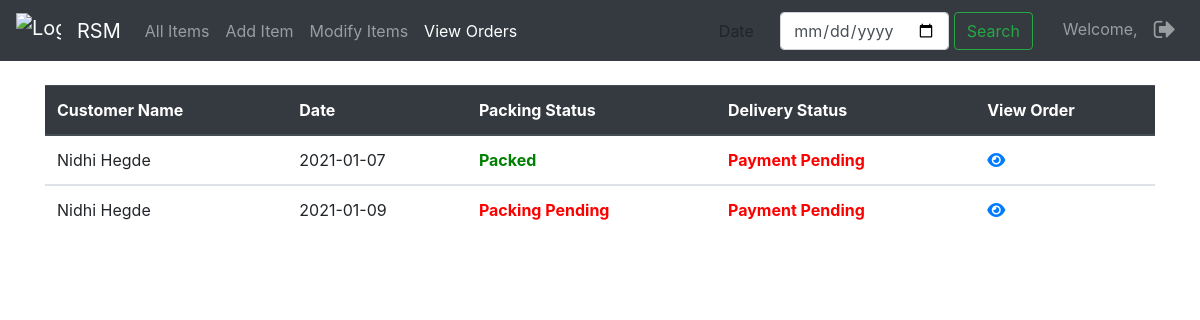
Screenshot of /SELLER/vieworders.php with the database file from the repository.
### tables this page shows
CREATE TABLE `orders` (
  `Id` varchar(20) NOT NULL,
  `UId` varchar(20) NOT NULL,
  `Items` longtext NOT NULL,
  `Date` date NOT NULL,
  `Packing` tinyint(1) NOT NULL,
  `Payment` tinyint(1) NOT NULL
);

CREATE TABLE `users` (
  `Name` varchar(30) NOT NULL,
  `Id` varchar(20) NOT NULL,
  `Phone` mediumint(11) NOT NULL,
  `Address` varchar(100) NOT NULL,
  `Username` varchar(25) NOT NULL,
  `Password` varchar(25) NOT NULL
);

### Seller/vieworders.php (the view, shortened to what this page needs)
<?php
    $servername = "localhost";
    $username = "root";
    $password = "";
    $dbname = "RSM";
    $conn = new mysqli($servername, $username, $password, $dbname);
?>
<!DOCTYPE html>
<html lang="en">
<head>
    <link rel="stylesheet" href="https://cdn.jsdelivr.net/npm/bootstrap@4.5.3/dist/css/bootstrap.min.css" >
    <link rel="stylesheet" href="https://cdnjs.cloudflare.com/ajax/libs/font-awesome/4.7.0/css/font-awesome.min.css">
</head>
<body>
    <nav class="navbar navbar-expand-lg navbar-dark bg-dark">
        <img class="navbar-brand" src="https://upload.wikimedia.org/wikipedia/commons/thumb/c/c8/Shopping_cart_with_food_clip_art_2.svg/307px-Shopping_cart_with_food_clip_art_2.svg.png" alt="Logo" style="width:45px;height:45px;">
        <a class="navbar-brand" href="afterlogin.php">RSM</a>
        <div class="collapse navbar-collapse" id="navbarNavDropdown">
            <ul class="navbar-nav mr-auto">
                <li class="nav-item ">
                    <a class="nav-link" href="afterlogin.php">All Items </a>
                </li>
                <li class="nav-item">
                    <a class="nav-link" href="additem.php">Add Item</a>
                </li>
                <li class="nav-item">
                    <a class="nav-link" href="modifyitem.php">Modify Items</a>
                </li>
                <li class="nav-item active">
                    <a class="nav-link" href="vieworders.php">View Orders <span class="sr-only">(current)</span></a>
                </li>
            </ul>
            <ul class="navbar-nav my-2 my-lg-0">
                <form class="form-inline" method="POST" action = "">
                    <label for="example-date-input" class="col-2 col-form-label">Date</label>
                    <div class="col-10">
                        <input class="form-control" type="date" value="2011/08/19" name = "date" id="example-date-input">
                        <button class="btn btn-outline-success my-2 my-sm-0" type="submit">Search</button>
                    </div>
                </form>
                <li class="nav-item"><a class="nav-link" href="logout.php"><span class="glyphicon glyphicon glyphicon-user"></span> <?php
                    echo "Welcome, " . $_SESSION['name']; ?></a>
                </li>
                <li class="nav-item">
                    <a class="nav-link" href="logout.php"><i class="fa fa-sign-out" style="font-size:24px"></i></a>
                </li>
            </ul>
        </div>
    </nav>
    <div class="container">
            <?php
                if ($_SERVER["REQUEST_METHOD"] == "POST") {
                    $date = $_POST['date'];
                }else {
                    $date = "";
                }
                if (empty($date)) {
                $query = "SELECT * FROM orders";
                $result = mysqli_query($conn, $query);
                if (mysqli_num_rows($result) > 0) {
                ?>
                <table class="table mt-4">
                <thead class="thead-dark">
                    <tr>
                    <th scope="col">Customer Name</th>
                    <th scope="col">Date</th>
                    <th scope="col">Packing Status</th>
                    <th scope="col">Delivery Status</th>
                    <th scope="col">View Order</th>
                    </tr>
                </thead>
                <?php
                    while ($row = mysqli_fetch_array($result)) {
            ?>
                <tbody>
                    <tr>
                    <?php
                        $uid = $row['UId'];
                        $q2 = "select * from users where Id = '$uid'";
                        $r2 = mysqli_query($conn, $q2);
                        $ro2 = mysqli_fetch_array($r2);
                    ?>
                        <td><?php echo $ro2['Name'] ?></td>
                        <td><?php echo $row['Date'] ?></td>
                        <td><?php if($row['Packing'] == "0"){?> <b><span style="color: red;">Packing Pending</span></b> <?php } else{ ?> <b><span style="color: green;">Packed</span></b> <?php } ?></td>
                        <td><?php if($row['Payment'] == "0"){?> <b><span style="color: red;">Payment Pending</span></b> <?php } else{ ?> <b><span style="color: green;">Payement Done</span></b> <?php } ?></td>
                        <td class = "text-align:center;"><a href="customerorder.php?action=view&id=<?php echo $row["Id"]; ?>"><i class="fas fa-eye"></i></a></td>
                    </tr>
                </tbody>
            <?php
                }
                ?>
                </table>
                <?php
            } else
            {
                ?><br/><h1 class="mt-4" style="text-align: center;margin-top: 50px;">No Orders Made on Requested Date</h1><?php
            }
        }
            ?>
    </div>
</body>
</html>

### rows the page displays
orders: users.Name "Nidhi Hegde", Date "2021-01-07", Packing "Packed", Payment "Payment Pending"
orders: users.Name "Nidhi Hegde", Date "2021-01-09", Packing "Packing Pending", Payment "Payment Pending"
